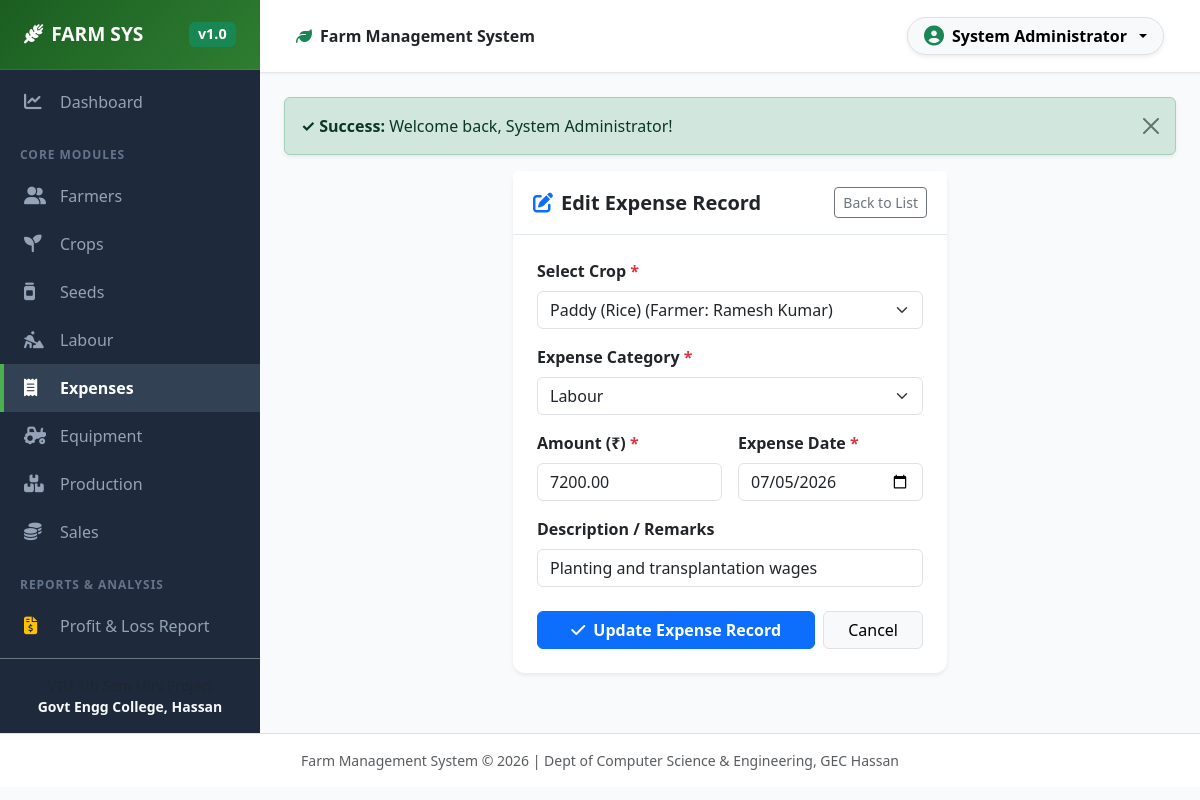
The app's page /modules/expense/edit.php?id=2 (signed in) with its own data.
### tables this page shows
CREATE TABLE IF NOT EXISTS `expense` (
  `expense_id` INT AUTO_INCREMENT PRIMARY KEY,
  `crop_id` INT NOT NULL,
  `category` ENUM('Seeds','Labour','Transportation','Other') NOT NULL,
  `amount` DECIMAL(10,2) NOT NULL,
  `expense_date` DATE NOT NULL,
  `description` VARCHAR(255) DEFAULT NULL,
  `created_at` TIMESTAMP DEFAULT CURRENT_TIMESTAMP,
  FOREIGN KEY (`crop_id`) REFERENCES `crop`(`crop_id`) ON DELETE CASCADE
);

CREATE TABLE IF NOT EXISTS `crop` (
  `crop_id` INT AUTO_INCREMENT PRIMARY KEY,
  `farmer_id` INT NOT NULL,
  `crop_name` VARCHAR(100) NOT NULL,
  `season` VARCHAR(30) NOT NULL,
  `planting_date` DATE NOT NULL,
  `harvest_date` DATE DEFAULT NULL,
  `created_at` TIMESTAMP DEFAULT CURRENT_TIMESTAMP,
  FOREIGN KEY (`farmer_id`) REFERENCES `farmer`(`farmer_id`) ON DELETE CASCADE
);

### modules/expense/edit.php (the view, shortened to what this page needs)
<?php
require_once __DIR__ . '/../../includes/header.php';
$id = intval($_GET['id'] ?? 0);
$stmt = $pdo->prepare("SELECT * FROM expense WHERE expense_id = ?");
$stmt->execute([$id]);
$expense = $stmt->fetch();
$crops = $pdo->query("
    SELECT c.crop_id, c.crop_name, f.name as farmer_name
    FROM crop c
    JOIN farmer f ON c.farmer_id = f.farmer_id
    ORDER BY c.crop_name ASC
")->fetchAll();
if ($_SERVER['REQUEST_METHOD'] === 'POST') {
    $crop_id = intval($_POST['crop_id'] ?? 0);
    $category = trim($_POST['category'] ?? '');
    $amount = floatval($_POST['amount'] ?? 0);
    $expense_date = trim($_POST['expense_date'] ?? '');
    $description = trim($_POST['description'] ?? '');
    if (empty($crop_id) || empty($category) || $amount <= 0 || empty($expense_date)) {
        $error = 'Crop, Category, Amount (>0), and Expense Date are required.';
    } else {
        $update_stmt = $pdo->prepare("UPDATE expense SET crop_id = ?, category = ?, amount = ?, expense_date = ?, description = ? WHERE expense_id = ?");
        if ($update_stmt->execute([$crop_id, $category, $amount, $expense_date, $description, $id])) {
            set_flash('success', "Expense record updated successfully!");
            redirect('list.php');
        } else {
            $error = 'Failed to update expense record.';
        }
    }
} else {
    $crop_id = $expense['crop_id'];
    $category = $expense['category'];
    $amount = $expense['amount'];
    $expense_date = $expense['expense_date'];
    $description = $expense['description'];
}
?>
<div class="row justify-content-center">
    <div class="col-md-7 col-lg-6">
        <div class="card shadow-sm border-0">
            <div class="card-header bg-white py-3 d-flex justify-content-between align-items-center">
                <h5 class="fw-bold text-dark mb-0"><i class="fa-solid fa-pen-to-square text-primary me-2"></i>Edit Expense Record</h5>
                <a href="list.php" class="btn btn-sm btn-outline-secondary">Back to List</a>
            </div>
            <div class="card-body p-4">
                <form action="edit.php?id=<?= $id ?>" method="POST" class="needs-validation" novalidate>
                    <div class="mb-3">
                        <label class="form-label fw-semibold">Select Crop <span class="text-danger">*</span></label>
                        <select name="crop_id" class="form-select" required>
                            <?php foreach ($crops as $c): ?>
                                <option value="<?= $c['crop_id'] ?>" <?= ($crop_id == $c['crop_id']) ? 'selected' : '' ?>>
                                    <?= htmlspecialchars($c['crop_name']) ?> (Farmer: <?= htmlspecialchars($c['farmer_name']) ?>)
                                </option>
                            <?php endforeach; ?>
                        </select>
                    </div>
                    <div class="mb-3">
                        <label class="form-label fw-semibold">Expense Category <span class="text-danger">*</span></label>
                        <select name="category" class="form-select" required>
                            <option value="Labour" <?= ($category === 'Labour') ? 'selected' : '' ?>>Labour</option>
                        </select>
                    </div>
                    <div class="row g-3 mb-3">
                        <div class="col-md-6">
                            <label class="form-label fw-semibold">Amount (₹) <span class="text-danger">*</span></label>
                            <input type="number" step="0.01" min="0.01" name="amount" class="form-control" value="<?= htmlspecialchars($amount) ?>" required>
                        </div>
                        <div class="col-md-6">
                            <label class="form-label fw-semibold">Expense Date <span class="text-danger">*</span></label>
                            <input type="date" name="expense_date" class="form-control" value="<?= htmlspecialchars($expense_date) ?>" required>
                        </div>
                    </div>
                    <div class="mb-4">
                        <label class="form-label fw-semibold">Description / Remarks</label>
                        <input type="text" name="description" class="form-control" value="<?= htmlspecialchars($description) ?>">
                    </div>
                    <div class="d-flex gap-2">
                        <button type="submit" class="btn btn-primary flex-fill fw-semibold">
                            <i class="fa-solid fa-check me-1"></i> Update Expense Record
                        </button>
                        <a href="list.php" class="btn btn-light border px-4">Cancel</a>
                    </div>
                </form>
            </div>
        </div>
    </div>
</div>
<?php require_once __DIR__ . '/../../includes/footer.php'; ?>

### assets/css/style.css (style rules this page uses)
:root { --primary-color: #2e7d32; --primary-dark: #1b5e20; --primary-light: #e8f5e9; --accent-color: #4caf50; --sidebar-bg: #1e293b; --sidebar-hover: #334155; --sidebar-text: #94a3b8; --bg-light: #f8fafc; --card-shadow: 0 4px 6px -1px rgba(0, 0, 0, 0.05), 0 2px 4px -1px rgba(0, 0, 0, 0.03); --hover-shadow: 0 10px 15px -3px rgba(0, 0, 0, 0.08), 0 4px 6px -2px rgba(0, 0, 0, 0.04); }
body { font-family: 'Segoe UI', system-ui, -apple-system, sans-serif; background-color: var(--bg-light); color: #334155; min-height: 100vh; }
.card { border: none; border-radius: 12px; box-shadow: var(--card-shadow); }
.card-header { background-color: #ffffff; border-bottom: 1px solid #e2e8f0; font-weight: 600; padding: 1rem 1.25rem; }

### records on screen
expense: crop_id "Paddy (Rice) (Farmer: Ramesh Kumar)", category "Labour", amount "7200.00", expense_date "07/05/2026", description "Planting and transplantation wages"

### other values on screen
$_SESSION['full_name'] "System Administrator"
$flash['message'] "Welcome back, System Administrator!"
